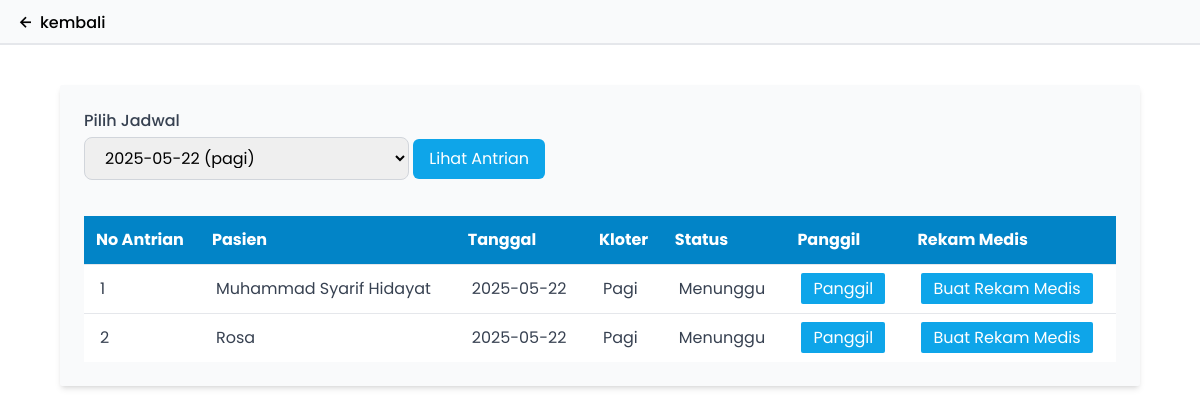
/dokter/panggil_pasien.php?id=14, run on an earlier commit of the app's database.
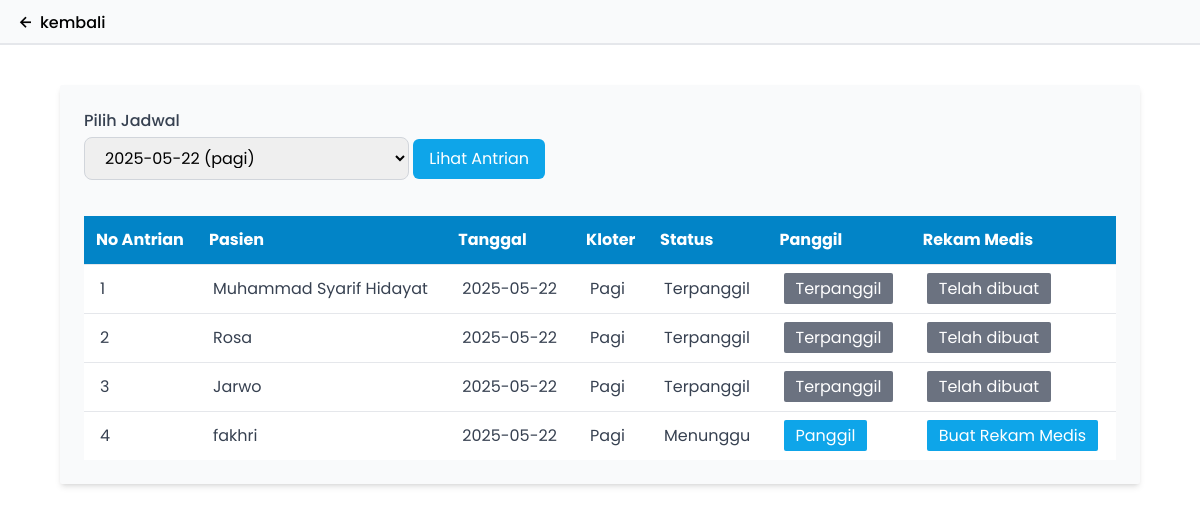
And on a later commit of the database.
### tables this page shows
CREATE TABLE `antrian` (
  `id` int(11) NOT NULL,
  `pasien` int(11) NOT NULL,
  `jadwal` int(11) NOT NULL,
  `no` int(11) NOT NULL,
  `status` enum('menunggu','terpanggil') NOT NULL,
  `rekmed` enum('Tidak ada','Terisi') NOT NULL
);

CREATE TABLE `users` (
  `id` int(11) NOT NULL,
  `email` varchar(255) NOT NULL,
  `password` varchar(255) NOT NULL,
  `nama` varchar(255) NOT NULL,
  `tanggal_lahir` varchar(20) NOT NULL
);

CREATE TABLE `jadwal` (
  `id` int(11) NOT NULL,
  `tgl` date NOT NULL,
  `kloter` enum('pagi','sore') NOT NULL,
  `dokter` int(2) NOT NULL
);

### dokter/panggil_pasien.php (the view, shortened to what this page needs)
<?php
    include("../service/koneksi.php");
    $id_jadwal = isset($_GET["id"]) ? $_GET["id"] : 0;
    $sql = "SELECT
                antrian.id,
                users.nama AS nama_pasien,
                jadwal.tgl,
                jadwal.kloter,
                antrian.no,
                antrian.status,
                antrian.rekmed
            FROM antrian
            JOIN users ON antrian.pasien = users.id
            JOIN jadwal ON antrian.jadwal = jadwal.id
            WHERE antrian.jadwal = $id_jadwal";
    $hasil = $db->query($sql);
    $antrian = [];
    while ($row = mysqli_fetch_assoc($hasil)) {
        $antrian[] = $row;
    }
    $select_tanggal = "SELECT id, tgl, kloter FROM jadwal";
    $result_tanggal = $db->query($select_tanggal);
?>
<!DOCTYPE html>
<html lang="en">
<head>
    <script src="https://cdn.tailwindcss.com"></script>
    <link href='https://unpkg.com/boxicons@2.1.4/css/boxicons.min.css' rel='stylesheet'>
</head>
<body>
    <header class="w-full">
        <nav class="w-full h-[45px] bg-gray-50 border-b-2 border-gray-200 flex items-center px-4">
            <div class=""><a href="index.php" class="flex items-center gap-1"><i class='bx bx-left-arrow-alt' class="" style="font-size: 20px;"></i><p class="font-medium translate-y-[1px]">kembali</p></a></div>
        </nav>
    </header>
    <div class="mx-auto w-[90%] bg-gray-50 rounded-sm mb-16 p-6 shadow-md mt-10">
        <form action="panggil_pasien.php" method="GET">
            <label for="id" class="block text-gray-700 font-medium mb-1">Pilih Jadwal</label>
            <select name="id" id="id" required class="border border-gray-300 rounded-lg px-4 py-2 mb-3 focus:ring-2 focus:ring-sky-400 focus:outline-none transition duration-200">
                <?php
                if ($result_tanggal->num_rows > 0) {
                    while ($row = $result_tanggal->fetch_assoc()) {
                        $selected = ($row['id'] == $id_jadwal) ? "selected" : "";
                        echo "<option value='" . $row['id'] . "' $selected> " . $row['tgl'] . " (" . $row['kloter'] . ")</option>";
                    }
                } else {
                    echo "<option value=''>Tidak ada data</option>";
                }
                ?>
            </select>
            <button type="submit" name="cari" class="bg-sky-500 text-white rounded-md px-4 py-2 hover:bg-sky-600">Lihat Antrian</button>
        </form>
        <?php if (!empty($antrian)): ?>
        <table class="w-full rounded-lg mt-6">
            <thead>
                <tr class="text-white bg-sky-600">
                    <th class="px-3 py-3 text-left">No Antrian</th>
                    <th class="px-3 py-3 text-left">Pasien</th>
                    <th class="px-3 py-3 text-left">Tanggal</th>
                    <th class="px-3 py-3 text-left">Kloter</th>
                    <th class="px-3 py-3 text-left">Status</th>
                    <th class="px-3 py-3 text-left">Panggil</th>
                    <th class="px-3 py-3 text-left">Rekam Medis</th>
                </tr>
            </thead>
            <tbody class="bg-white text-gray-700">
                <?php foreach ($antrian as $item): ?>
                <tr class="border-t">
                    <td class="px-4 py-3"><?= $item['no']; ?></td>
                    <td class="px-4 py-3"><?= $item['nama_pasien']; ?></td>
                    <td class="px-4 py-3"><?= $item['tgl']; ?></td>
                    <td class="px-4 py-3"><?= ucfirst($item['kloter']); ?></td>
                    <td class="px-4 py-3"><?= ucfirst($item['status']); ?></td>
                    <?php if ($item['status'] == "menunggu") : ?>
                        <td class="px-4 py-3"><a href="konfirmasi_panggilan.php?id=<?php echo $item['id']?>" class="bg-sky-500 text-white px-3 py-1 rounded-sm hover:bg-sky-600">Panggil</a></td>
                    <?php elseif ($item['status'] == "terpanggil") : ?>
                        <td class="px-4 py-3"><span class="bg-gray-500 text-white px-3 py-1 rounded-sm">Terpanggil</span></td>
                    <?php endif; ?>
                    <?php if ($item['rekmed'] == "Tidak ada") : ?>
                        <td class="px-4 py-3"><a href="rekamMedis.php?id=<?php echo $item['id']?>" class="bg-sky-500 text-white px-3 py-1 rounded-sm hover:bg-sky-600">Buat Rekam Medis</a></td>
                    <?php elseif ($item["rekmed"] == "Terisi") : ?>
                        <td class="px-4 py-3"><span class="bg-gray-500 text-white px-3 py-1 rounded-sm">Telah dibuat</span></td>
                    <?php endif; ?>
                </tr>
                <?php endforeach; ?>
            </tbody>
        </table>
        <?php elseif ($id_jadwal): ?>
            <p class="mt-6 text-gray-500">Belum ada antrian untuk jadwal yang dipilih.</p>
        <?php endif; ?>
    </div>
</body>
</html>

### dokter/panggil_pasien.php (style rules this page uses)
* { font-family: "poppins", sans-serif; }

What changed in the data, as far as the page shows it:
changed antrian "Muhammad Syarif Hidayat": status "Menunggu" → "Terpanggil"; status "Panggil" → "Terpanggil"; rekmed "Buat Rekam Medis" → "Telah dibuat"
changed antrian "Rosa": status "Menunggu" → "Terpanggil"; status "Panggil" → "Terpanggil"; rekmed "Buat Rekam Medis" → "Telah dibuat"
added antrian: no "3", pasien.nama "Jarwo", jadwal.tgl "2025-05-22", jadwal.kloter "Pagi", status "Terpanggil", rekmed "Telah dibuat"
added antrian: no "4", pasien.nama "fakhri", jadwal.tgl "2025-05-22", jadwal.kloter "Pagi", status "Menunggu"
